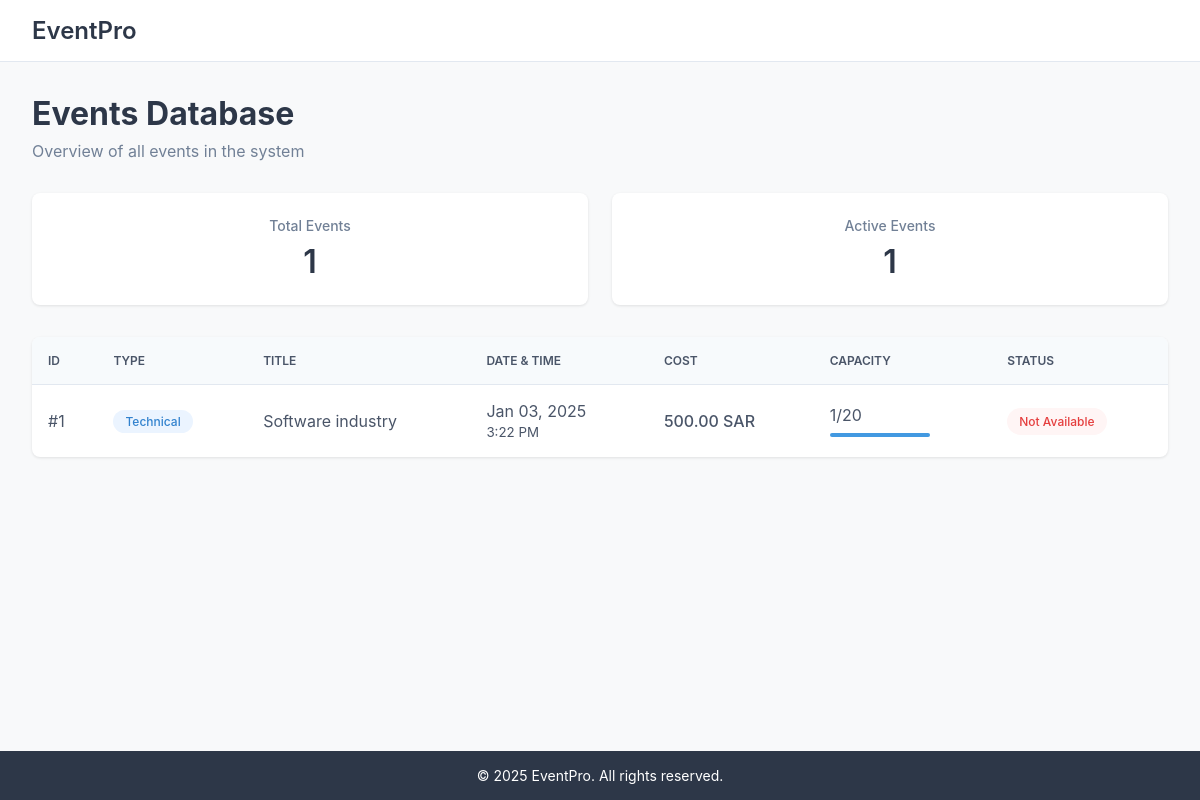
Before: /database/EventsTable/ with the older database file.
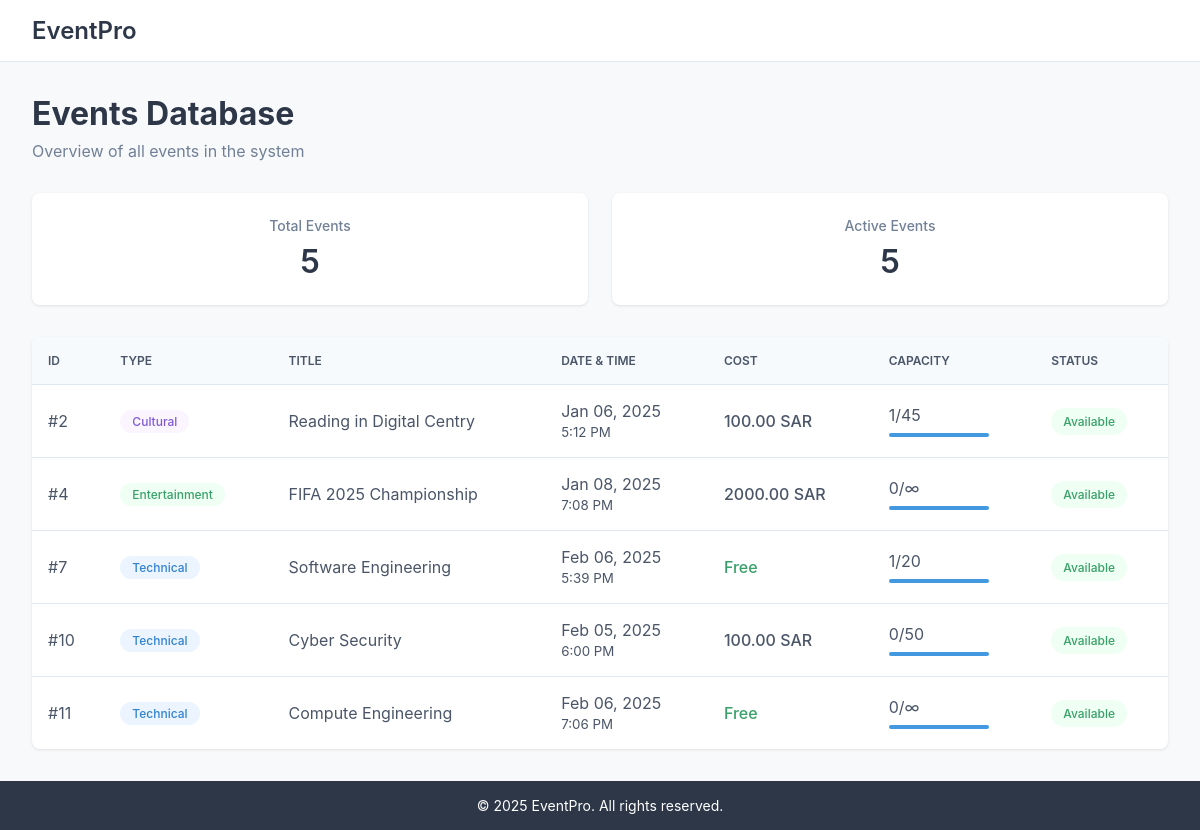
After: the same page with the newer database file.
### User_app/models.py (models this page shows, shortened)
class Event(models.Model):
    EventID = models.AutoField(primary_key=True)
    EventType = models.CharField(max_length=50)
    EventTitle = models.CharField(max_length=70)
    EventDescription = models.TextField()
    EventDate = models.DateField()
    EventTime = models.TimeField()
    EventCost = models.CharField(max_length=20, default='Free')
    EventLocation = models.CharField(max_length=70)
    EventCapacity = models.PositiveIntegerField(null=True, blank=True)
    current_participants = models.PositiveIntegerField(default=0)
    form_configured = models.BooleanField(default=False)

### User_app/views.py (the view)
# urls.py: path('database/EventsTable/', EventListView.as_view(), name='event_database'),
class EventListView(ListView):
    model = Event
    template_name = 'Database_Pages/event_database.html'
    context_object_name = 'events'
    def get_context_data(self, **kwargs):
        context = super().get_context_data(**kwargs)
        context['title'] = 'Events Database'
        return context

### User_app/templates/Database_Pages/event_database.html (shortened to what this page needs)
<!DOCTYPE html>
<html lang="en">
<head>
    <link rel="stylesheet" href="https://cdnjs.cloudflare.com/ajax/libs/font-awesome/6.0.0/css/all.min.css">
</head>
<body>
    <header class="header">
        <div class="logo">EventPro</div>
    </header>
    <main class="main-content">
        <div class="page-header">
            <h1>Events Database</h1>
            <p class="subtitle">Overview of all events in the system</p>
        </div>
        <div class="stats-grid">
            <div class="stat-card">
                <h3>Total Events</h3>
                <div class="stat-value">{{ events|length }}</div>
            </div>
            <div class="stat-card">
                <h3>Active Events</h3>
                <div class="stat-value">{{ events|length }}</div>
            </div>
        </div>
        <div class="events-table">
            <table>
                <thead>
                    <tr>
                        <th>ID</th>
                        <th>TYPE</th>
                        <th>TITLE</th>
                        <th>DATE & TIME</th>
                        <th>COST</th>
                        <th>CAPACITY</th>
                        <th>STATUS</th>
                    </tr>
                </thead>
                <tbody>
                    {% for event in events %}
                    <tr>
                        <td>#{{ event.EventID }}</td>
                        <td>
                            <span class="badge badge-{{ event.EventType|lower }}">
                                {{ event.EventType }}
                            </span>
                        </td>
                        <td>{{ event.EventTitle }}</td>
                        <td>
                            {{ event.EventDate|date:"M d, Y" }}<br>
                            <small>{{ event.EventTime|time:"g:i A" }}</small>
                        </td>
                        <td>
                            <span class="cost {% if event.EventCost == 'Free' %}free{% endif %}">
                                {{ event.EventCost }}
                            </span>
                        </td>
                        <td>
                            <div class="capacity-display">
                                <span>{{ event.current_participants }}/{{ event.EventCapacity|default:"∞" }}</span>
                                <div class="progress-bar">
                                    <div class="progress"></div>
                                </div>
                            </div>
                        </td>
                        <td>
                            {% if event.form_configured %}
                                <span class="status-badge available">Available</span>
                            {% else %}
                                <span class="status-badge not-available">Not Available</span>
                            {% endif %}
                        </td>
                    </tr>
                    {% empty %}
                    <tr>
                        <td colspan="7" class="empty-state">No events found</td>
                    </tr>
                    {% endfor %}
                </tbody>
            </table>
        </div>
    </main>
    <footer class="footer">
        <div class="footer-content">© 2025 EventPro. All rights reserved.</div>
    </footer>
</body>
</html>

Changed rows visible on the page:
removed Event: EventID "1", EventType "Technical", EventTitle "Software industry", EventDate "Jan 03, 2025", EventTime "3:22 PM", EventCost "500.00 SAR", current_participants "1", EventCapacity "20", form_configured "Not Available"
added Event: EventID "2", EventType "Cultural", EventTitle "Reading in Digital Centry", EventDate "Jan 06, 2025", EventTime "5:12 PM", EventCost "100.00 SAR", current_participants "1", EventCapacity "45", form_configured "Available"
added Event: EventID "4", EventType "Entertainment", EventTitle "FIFA 2025 Championship", EventDate "Jan 08, 2025", EventTime "7:08 PM", EventCost "2000.00 SAR", current_participants "0", EventCapacity "∞", form_configured "Available"
added Event: EventID "7", EventType "Technical", EventTitle "Software Engineering", EventDate "Feb 06, 2025", EventTime "5:39 PM", EventCost "Free", current_participants "1", EventCapacity "20", form_configured "Available"
added Event: EventID "10", EventType "Technical", EventTitle "Cyber Security", EventDate "Feb 05, 2025", EventTime "6:00 PM", EventCost "100.00 SAR", current_participants "0", EventCapacity "50", form_configured "Available"
added Event: EventID "11", EventType "Technical", EventTitle "Compute Engineering", EventDate "Feb 06, 2025", EventTime "7:06 PM", EventCost "Free", current_participants "0", EventCapacity "∞", form_configured "Available"
Other visible differences:
{{ events|length }}: "1" → "5"
